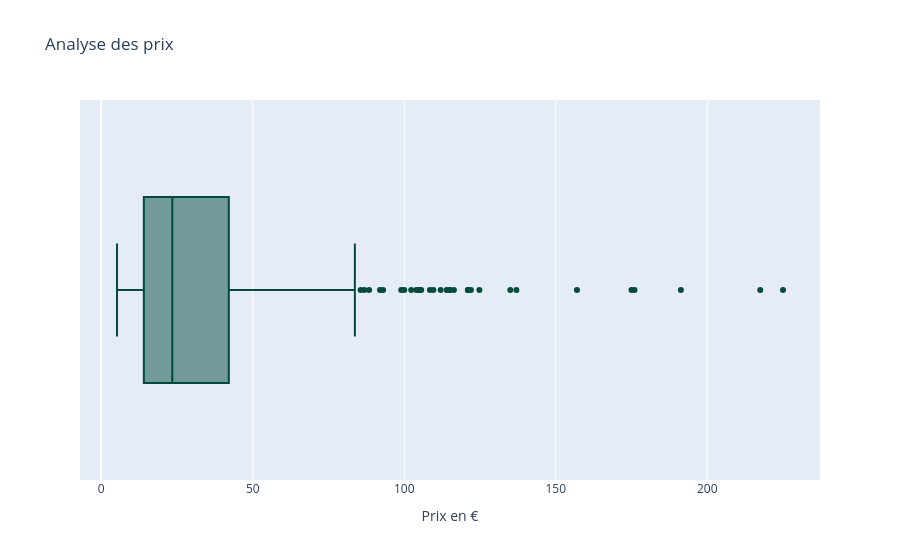

Source (notebook cell):
### Code cell
#Autre méthode avec plotly express
fig = px.box(df_complet, x="price", title="Analyse des prix",color_discrete_sequence=['#004B3D'], labels={"price":"Prix en €"})
fig.show()

### Figure 1 — Plotly figure (JSON) as saved in the notebook; plotly's stock layout.template omitted (floating-point values rounded to 4 significant figures; data arrays with more than 128 entries replaced by an {"elided": "..."} marker saying what was removed)
{"data": [{"alignmentgroup": "True", "hovertemplate": "Prix en €=%{x}<extra></extra>", "legendgroup": "", "marker": {"color": "#004B3D"}, "name": "", "notched": false, "offsetgroup": "", "orientation": "h", "showlegend": false, "type": "box", "x": {"elided": "714 float values"}, "x0": " ", "xaxis": "x", "y0": " ", "yaxis": "y"}], "layout": {"boxmode": "group", "legend": {"tracegroupgap": 0}, "title": {"text": "Analyse des prix"}, "xaxis": {"anchor": "y", "domain": [0.0, 1.0], "title": {"text": "Prix en €"}}, "yaxis": {"anchor": "x", "domain": [0.0, 1.0]}}}
